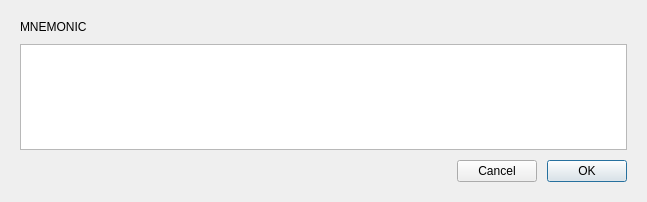
<?xml version="1.0" encoding="UTF-8"?>
<ui version="4.0">
 <class>RestoreFromMnemonicSeedDialog</class>
 <widget class="QDialog" name="RestoreFromMnemonicSeedDialog">
  <property name="geometry">
   <rect>
    <x>0</x>
    <y>0</y>
    <width>647</width>
    <height>202</height>
   </rect>
  </property>
  <property name="minimumSize">
   <size>
    <width>0</width>
    <height>130</height>
   </size>
  </property>
  <property name="windowTitle">
   <string>Restore from mnemonic phrase</string>
  </property>
  <layout class="QVBoxLayout" name="verticalLayout">
   <property name="spacing">
    <number>10</number>
   </property>
   <property name="leftMargin">
    <number>20</number>
   </property>
   <property name="topMargin">
    <number>20</number>
   </property>
   <property name="rightMargin">
    <number>20</number>
   </property>
   <property name="bottomMargin">
    <number>20</number>
   </property>
   <item>
    <widget class="QLabel" name="label">
     <property name="text">
      <string>MNEMONIC</string>
     </property>
    </widget>
   </item>
   <item>
    <widget class="QTextEdit" name="m_seedEdit">
     <property name="readOnly">
      <bool>false</bool>
     </property>
    </widget>
   </item>
   <item>
    <spacer name="verticalSpacer">
     <property name="orientation">
      <enum>Qt::Vertical</enum>
     </property>
     <property name="sizeHint" stdset="0">
      <size>
       <width>20</width>
       <height>2</height>
      </size>
     </property>
    </spacer>
   </item>
   <item>
    <layout class="QHBoxLayout" name="horizontalLayout">
     <item>
      <widget class="QLabel" name="m_errorLabel">
       <property name="text">
        <string/>
       </property>
      </widget>
     </item>
     <item>
      <spacer name="horizontalSpacer">
       <property name="orientation">
        <enum>Qt::Horizontal</enum>
       </property>
       <property name="sizeHint" stdset="0">
        <size>
         <width>40</width>
         <height>20</height>
        </size>
       </property>
      </spacer>
     </item>
     <item>
      <widget class="WalletGui::WalletCancelButton" name="m_cancelButton">
       <property name="text">
        <string>Cancel</string>
       </property>
       <property name="autoDefault">
        <bool>false</bool>
       </property>
      </widget>
     </item>
     <item>
      <widget class="WalletGui::WalletOkButton" name="m_okButton">
       <property name="text">
        <string>OK</string>
       </property>
       <property name="autoDefault">
        <bool>false</bool>
       </property>
       <property name="default">
        <bool>true</bool>
       </property>
      </widget>
     </item>
    </layout>
   </item>
  </layout>
 </widget>
 <customwidgets>
  <customwidget>
   <class>WalletGui::WalletOkButton</class>
   <extends>QPushButton</extends>
   <header>Gui/Common/WalletOkButton.h</header>
  </customwidget>
  <customwidget>
   <class>WalletGui::WalletCancelButton</class>
   <extends>QPushButton</extends>
   <header>Gui/Common/WalletCancelButton.h</header>
  </customwidget>
 </customwidgets>
 <resources/>
 <connections>
  <connection>
   <sender>m_okButton</sender>
   <signal>clicked()</signal>
   <receiver>RestoreFromMnemonicSeedDialog</receiver>
   <slot>accept()</slot>
   <hints>
    <hint type="sourcelabel">
     <x>594</x>
     <y>102</y>
    </hint>
    <hint type="destinationlabel">
     <x>323</x>
     <y>65</y>
    </hint>
   </hints>
  </connection>
  <connection>
   <sender>m_cancelButton</sender>
   <signal>clicked()</signal>
   <receiver>RestoreFromMnemonicSeedDialog</receiver>
   <slot>reject()</slot>
   <hints>
    <hint type="sourcelabel">
     <x>511</x>
     <y>102</y>
    </hint>
    <hint type="destinationlabel">
     <x>323</x>
     <y>65</y>
    </hint>
   </hints>
  </connection>
  <connection>
   <sender>m_seedEdit</sender>
   <signal>textChanged()</signal>
   <receiver>RestoreFromMnemonicSeedDialog</receiver>
   <slot>onTextChanged()</slot>
   <hints>
    <hint type="sourcelabel">
     <x>355</x>
     <y>38</y>
    </hint>
    <hint type="destinationlabel">
     <x>323</x>
     <y>69</y>
    </hint>
   </hints>
  </connection>
 </connections>
 <slots>
  <slot>selectPathClicked()</slot>
 </slots>
</ui>
